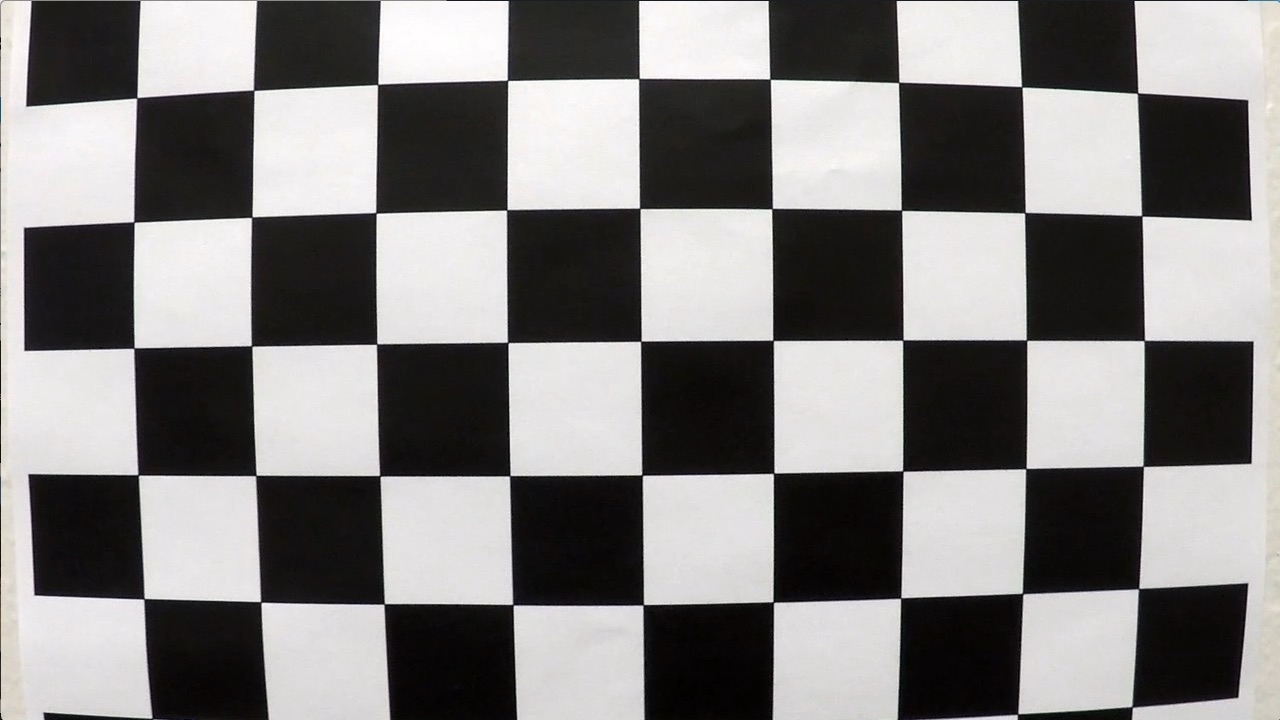
#> input picture images/calibration/calibration1.jpg, 1280 x 720 px; its folder holds only this picture in this run
$ jupyter execute --allow-errors notebook4.ipynb
#> lines starting #> are read from the running program, lines starting #| are printed output that depends on the picture; after the words box and inside, x2 and y2 are one past the last pixel; in counts of white or black regions, pixels touching at a corner belong together
[cell 1]
import cv2
import matplotlib.pyplot as plt
import numpy as np
import os
import glob

imagesDir = 'images'
calibrationDir = 'images/calibration'

## Calibrating the camera

[cell 2]
# prepare object points, like (0,0,0), (1,0,0), (2,0,0) ....,(6,5,0)
objp = np.zeros((6 * 9, 3), np.float32)
objp[:, :2] = np.mgrid[0:9, 0:6].T.reshape(-1, 2)

# Arrays to store object points and image points from all the images.
objpoints = []  # 3d points in real world space
imgpoints = []  # 2d points in image plane.

# Make a list of calibration images
images = glob.glob(os.path.join(calibrationDir, 'calibration*.jpg'))

# Step through the list and search for chessboard corners
for filename in images:

    img = cv2.imread(filename)
#> img is the input picture: shape (720, 1280, 3); mean B, G, R 127.8, 128.4, 130.1
    gray = cv2.cvtColor(img, cv2.COLOR_BGR2GRAY)

    # Find the chessboard corners
    pattern_found, corners = cv2.findChessboardCorners(gray, (9, 6), None)
#> pattern_found = False; corners = None

    if pattern_found is True:
        objpoints.append(objp)
        imgpoints.append(corners)


#> (the rest of this cell did not finish here and is left out)

[cell 3]
distorted_chessboard = cv2.imread(os.path.join(imagesDir, 'calibration_before.jpg'))
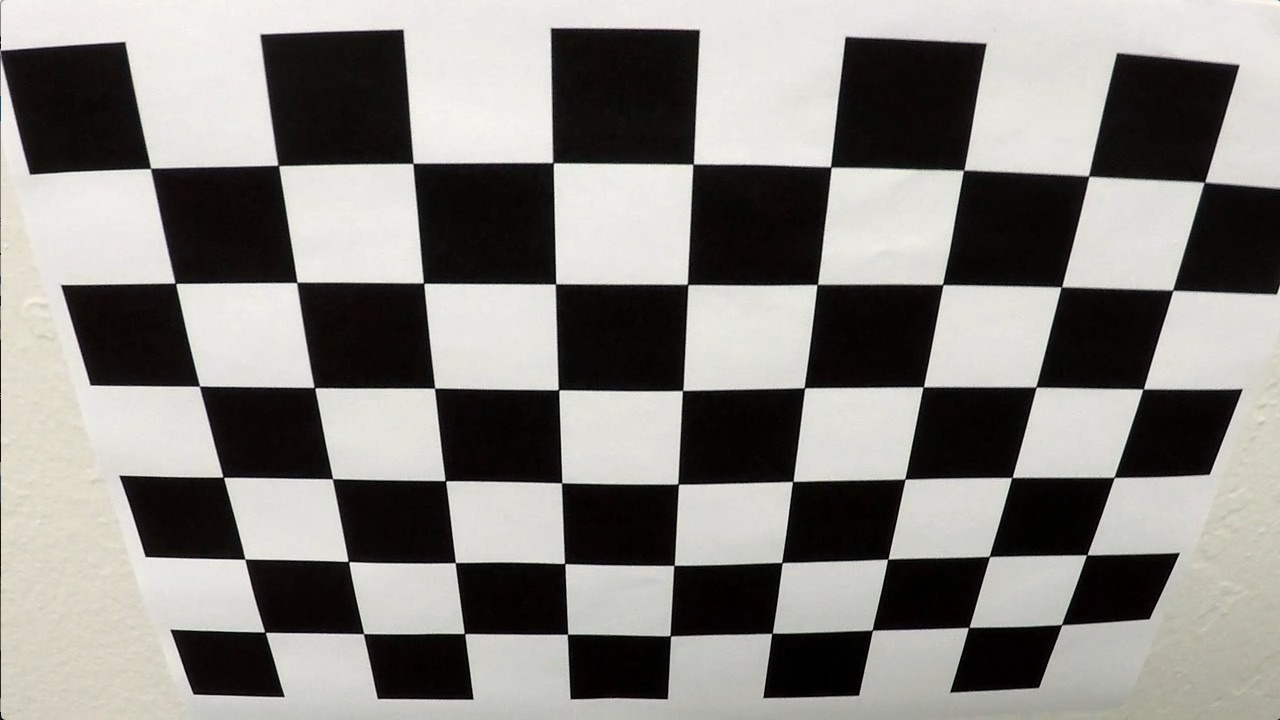
#> input picture images/calibration_before.jpg, 1280 x 720 px
#> distorted_chessboard is the input picture: shape (720, 1280, 3); mean B, G, R 128.5, 132.4, 134.4
#> (the rest of this cell did not finish here and is left out)

[cell 4]
# test with a road image
distorted_road = cv2.imread(os.path.join(imagesDir, 'straight_lines2.jpg'))
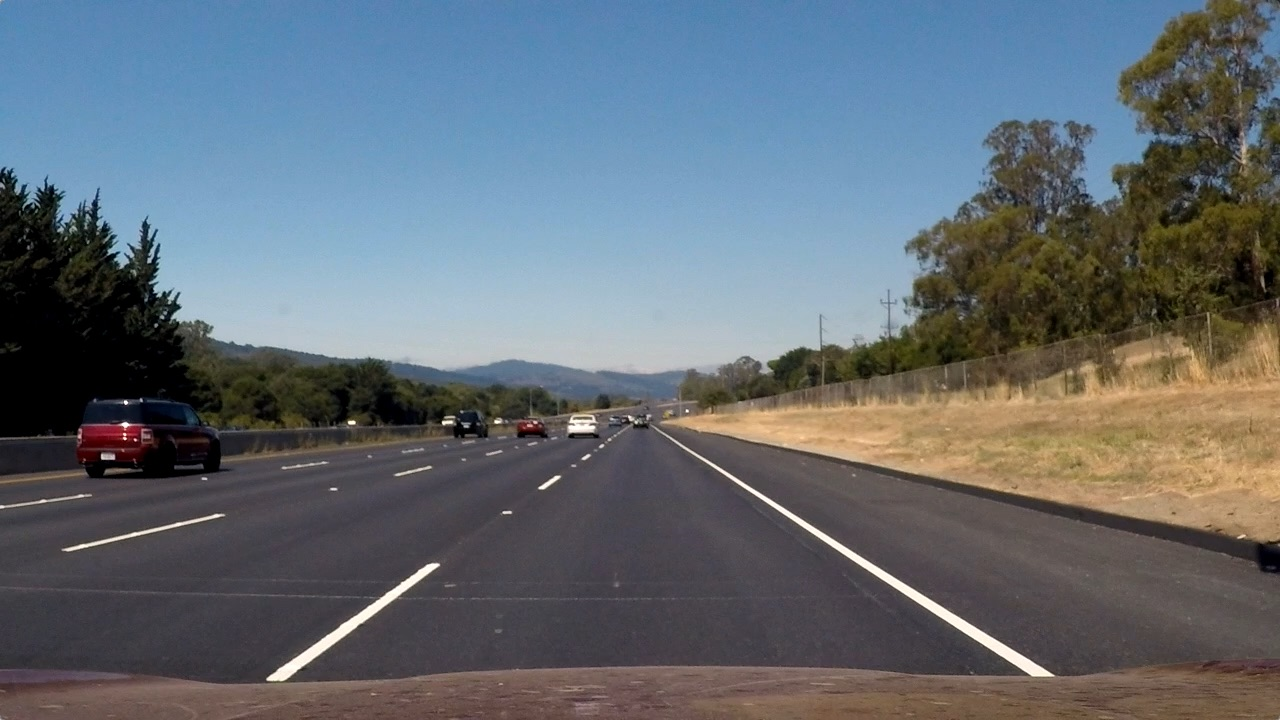
#> input picture images/straight_lines2.jpg, 1280 x 720 px
#> distorted_road is the input picture: shape (720, 1280, 3); mean B, G, R 115.1, 107.7, 99.4
distorted_road = cv2.cvtColor(distorted_road, cv2.COLOR_BGR2RGB)
#> (the rest of this cell did not finish here and is left out)

## Detect edges

[cell 5]
# convert to grayscale
gray = cv2.cvtColor(img, cv2.COLOR_BGR2GRAY)

# apply Gaussian blur to reduce noise
blur = cv2.GaussianBlur(gray, (5, 5), 0)

# apply Canny edge detection
edges = cv2.Canny(blur, 50, 100)
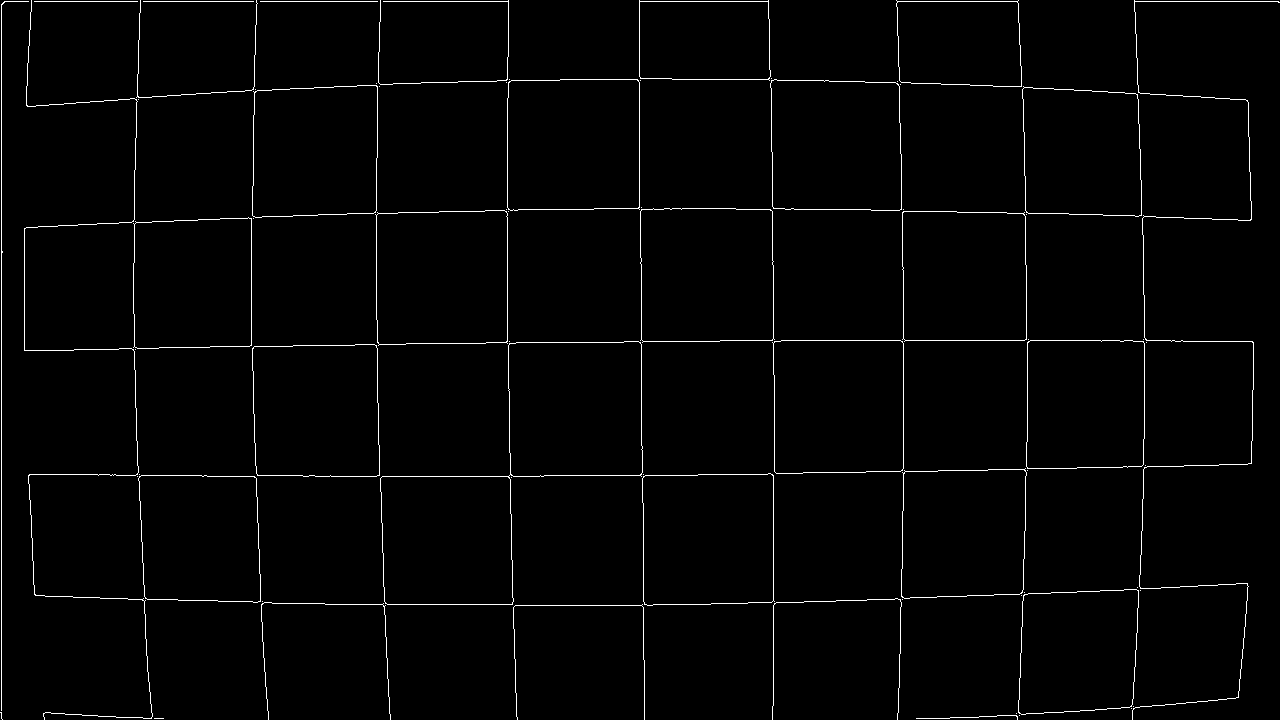
#> edges: shape (720, 1280); 1.7% white in thin lines or dots

[cell 6]
def region_of_interest(image):
   height = image.shape[0]
#> height = 720
   width = image.shape[1]
#> width = 1280
   mask = np.zeros_like(image)
   #triangle2 = np.array([[(0, height), (0, height- 80), (300,308), (500,308), (width,height- 80), (width, height)]], np.int32)
   triangle = np.array([[(0, 670), (0, 500), (250,450), (800,450), (width,height- 80), (width, 670)]], np.int32)
   cv2.fillPoly(mask, triangle, 255)
#> mask: shape (720, 1280); 25.1% white; 1 white region, box (x1, y1, x2, y2) and area: (0, 450, 1280, 671) 231005
   masked_image = cv2.bitwise_and(image, mask)
#> masked_image: shape (720, 1280); 0.42% white in thin lines or dots, all inside (x1, y1, x2, y2) = (1, 450, 1245, 671)
   return masked_image

cropped_canny = region_of_interest(edges)

plt.imshow(cropped_canny)

[cell 7]
# perform Hough transform to detect lines
lines = cv2.HoughLinesP(cropped_canny, 1, np.pi/180, 50, minLineLength=100, maxLineGap=100)
#> lines = 20 rows, first 6: [701, 604, 1136, 589], [509, 475, 773, 475], [137, 476, 644, 476], [261, 604, 512, 604], [379, 450, 387, 670], [773, 670, 773, 476]

# create a black image for visualization
vis = np.zeros((img.shape[0], img.shape[1], 3), dtype=np.uint8)

# draw detected lines on the black image
for line in lines:
    x1, y1, x2, y2 = line[0]
    cv2.line(vis, (x1, y1), (x2, y2), (0, 0, 255), 2)
#> this loop made 20 passes
#> (x1, y1, x2, y2) on passes 1 to 12: (701, 604, 1136, 589), (509, 475, 773, 475), (137, 476, 644, 476), (261, 604, 512, 604), (379, 450, 387, 670), (773, 670, 773, 476), (1, 670, 1, 500), (643, 659, 643, 474), (34, 594, 383, 606), (899, 670, 902, 511), (515, 605, 652, 605), (255, 450, 262, 641)

plt.imshow(vis)

[cell 8]
final_image = cv2.addWeighted(img, 0.8, vis, 1, 0)
plt.imshow(final_image)

[cell 9]
def make_points(image, line):
   slope, intercept = line
   y1 = int(image.shape[0])
   y2 = int(y1*3/5)
   x1 = int((y1-intercept)/slope)
   x2 = int((y2-intercept)/slope)
   return [[x1, y1, x2, y2]]

def average_slope_intercept(image, lines):
   left_fit = []
   right_fit = []
   if lines is None:
      return None
   for line in lines:
      for x1, y1, x2, y2 in line:
         fit = np.polyfit((x1,x2), (y1,y2), 1)
         slope = fit[0]
         intercept = fit[1]
         if slope < 0:
            left_fit.append((slope,intercept))
         else:
            right_fit.append((slope,intercept))
#> this loop made 20 passes
#> after the loop, left_fit = [(-0.0345, 628.2), (-7.32e-17, 476), (-1.15e-16, 604), (-53, 48317), (-6.46e-16, 605), (-32.5, 33820)]; right_fit = [(6.15e-17, 475), (27.5, -9972.5), (0.371, 286.5), (292.5, 292.5), (0.441, 283.2), (0.0344, 592.8), (27.29, -6507.9), (51.25, -25684.5), (18.29, -2051.4), (2.88e-16, 474), (18.6, -2075.2), (16.83, 5.83), (0.0339, 593.8), (51, -25509)]
   left_fit_average = np.average(left_fit, axis = 0)
#> left_fit_average = [-14.26, 14075]
   right_fit_average = np.average(right_fit, axis = 0)
#> right_fit_average = [36.01, -4914.1]
   left_line = make_points(image, left_fit_average)
#> in make_points, `slope, intercept = line`: slope = -14.26; intercept = 14075
#> in make_points, `x1 = int((y1-intercept)/slope)`: x1 = 936
#> in make_points, `x2 = int((y2-intercept)/slope)`: x2 = 957
#> left_line = [[936, 720, 957, 432]]
   right_line = make_points(image, right_fit_average)
#> right_line = [[156, 720, 148, 432]]
   averaged_lines = [left_line, right_line]
#> averaged_lines = [[[936, 720, 957, 432]], [[156, 720, 148, 432]]]
   return averaged_lines

[cell 10]
avg_lines = average_slope_intercept(img, lines)
#> avg_lines = [[[936, 720, 957, 432]], [[156, 720, 148, 432]]]
line1 = avg_lines[0]
#> line1 = [[936, 720, 957, 432]]
line2 = avg_lines[1]
#> line2 = [[156, 720, 148, 432]]
print(line1)
#| [[936, 720, 957, 432]]
print(line2)
#| [[156, 720, 148, 432]]

offset = 50
# [7 lines of commented-out code are left out]
vis = np.zeros((img.shape[0], img.shape[1], 3), dtype=np.uint8)

# draw detected lines on the black image
for line in avg_lines:
    x1, y1, x2, y2 = line[0]
    cv2.line(vis, (x1, y1), (x2, y2), (0, 0, 255), 2)
#> this loop made 2 passes

plt.imshow(vis)

[cell 11]
final_image = cv2.addWeighted(img, 0.8, vis, 1, 0)
plt.imshow(final_image)

## Create bird's eye image

[cell 12]
line1 = avg_lines[0]
line2 = avg_lines[1]
print(line1)
#| [[936, 720, 957, 432]]
print(line2)
#| [[156, 720, 148, 432]]


x1 = line1[0][0]
#> x1 = 936
y1 = line1[0][1]
x2 = line1[0][2]
#> x2 = 957
y2 = line1[0][3]
x3 = line2[0][0]
#> x3 = 156
y3 = line2[0][1]
#> y3 = 720
x4 = line2[0][2]
#> x4 = 148
y4 = line2[0][3]
#> y4 = 432

[cell 13]
def birdeye(img):
    h, w = img.shape[:2]
#> h = 720; w = 1280
    src = np.float32([[x1, y1],   # bl
                      [x2, y2],   # tl
                      [x3, y3],   # br
                      [x4, y4]])  # tr
#> src = [[936, 720], [957, 432], [156, 720], [148, 432]]

    dst = np.float32([[0, 0],      # bl
                      [0, h],      # tl
                      [w, 0],      # br
                      [w, h]])     # tr


    M = cv2.getPerspectiveTransform(src, dst)
#> M = [[-1.5, -0.109, 1484.2], [2.67e-16, -2.37, 1708.2], [0, -0.000118, 1]]

    birdseye_img = cv2.warpPerspective(img, M, (w, h), flags=cv2.INTER_LANCZOS4)
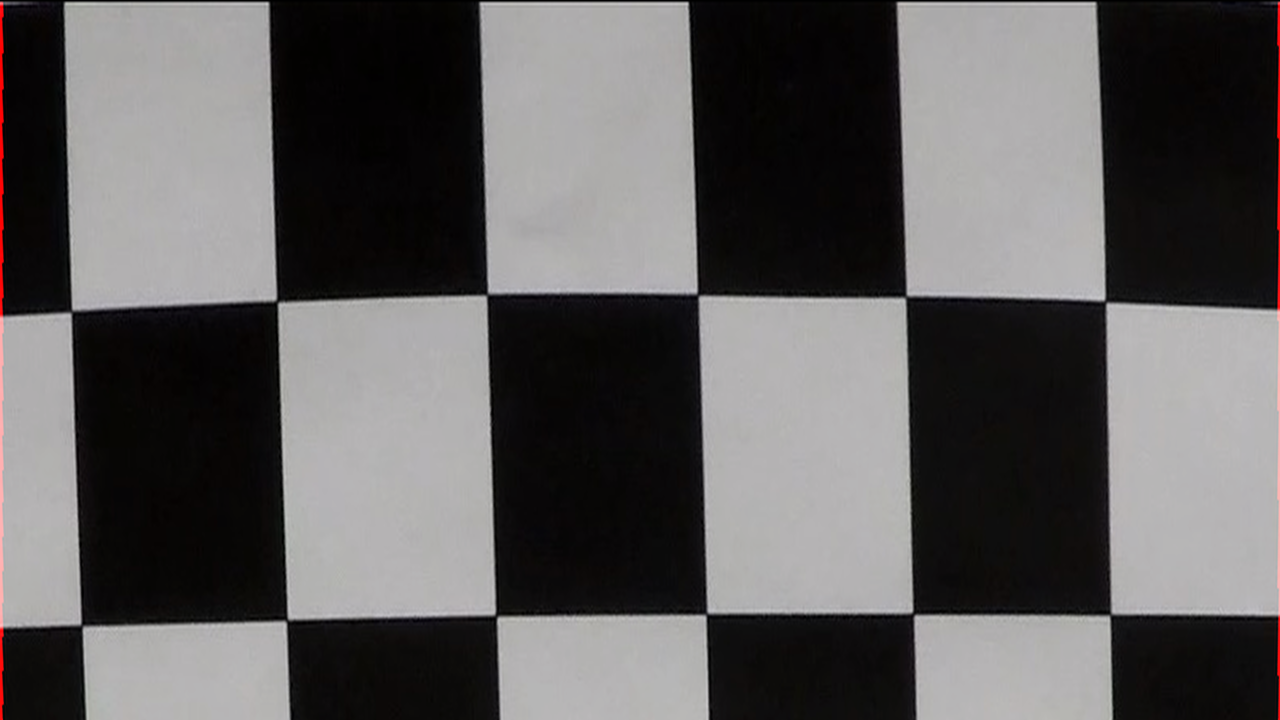
#> birdseye_img: shape (720, 1280, 3); mean B, G, R 91.9, 91.8, 93.8

    return birdseye_img, M

[cell 14]
birdseye_img, M = birdeye(final_image)

plt.imshow(final_image)
plt.title('Original Image')
plt.axis('off')
plt.show()

plt.imshow(birdseye_img)
plt.title('Birdseye Image')
plt.axis('off')
plt.show()

[cell 15]
def calculate_homography_and_warp(selected_pts, real_coords,img_src, plane_size, no_of_points=4):
    # Calculate Homography
    h, status = cv2.findHomography(selected_pts, real_coords)


    print('Homography Matrix:\n', h)
    # Warp source image to destination based on homography
    im_out = cv2.warpPerspective(img_src, h, plane_size)


    plt.imshow(img_src)
    plt.title('Source Image')
    plt.axis('off')
    plt.show()

    plt.imshow(im_out)
    plt.title('Warped Source Image')
    plt.axis('off')
    plt.show()


    return h

[cell 16]
h, w = img.shape[:2]
#> h = 720; w = 1280

h = h * 2
#> h = 1440
w = w * 2
#> w = 2560

src = np.float32([[x1, y1],   # bl
                    [x2, y2],   # tl
                    [x3, y3],   # br
                    [x4, y4]])  # tr
#> src = [[936, 720], [957, 432], [156, 720], [148, 432]]

dst = np.float32([[0, 0],      # bl
                    [0, h],      # tl
                    [w, 0],      # br
                    [w, h]])     # tr


homography_matrix = calculate_homography_and_warp(src, dst, final_image, (w,h))
#> in calculate_homography_and_warp, `h, status = cv2.findHomography(selected_pts, real_coords)`: h = [[-3, -0.219, 2968.4], [1.34e-16, -4.74, 3416.3], [1.74e-19, -0.000118, 1]]; status = [1, 1, 1, 1]
#| Homography Matrix:
#|  [[-3.00293255e+00 -2.18963832e-01  2.96839883e+03]
#|  [ 1.33721363e-16 -4.74486804e+00  3.41630499e+03]
#|  [ 1.74212177e-19 -1.18116650e-04  1.00000000e+00]]
#> homography_matrix has the same summary as h in calculate_homography_and_warp
